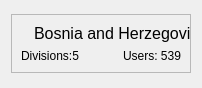
<?xml version="1.0" encoding="UTF-8"?>
<ui version="4.0">
 <class>CountryWidget</class>
 <widget class="QWidget" name="CountryWidget">
  <property name="geometry">
   <rect>
    <x>0</x>
    <y>0</y>
    <width>198</width>
    <height>88</height>
   </rect>
  </property>
  <property name="sizePolicy">
   <sizepolicy hsizetype="Fixed" vsizetype="Fixed">
    <horstretch>0</horstretch>
    <verstretch>0</verstretch>
   </sizepolicy>
  </property>
  <property name="windowTitle">
   <string>Form</string>
  </property>
  <layout class="QVBoxLayout" name="verticalLayout">
   <item>
    <widget class="QFrame" name="frame">
     <property name="sizePolicy">
      <sizepolicy hsizetype="Fixed" vsizetype="Fixed">
       <horstretch>0</horstretch>
       <verstretch>0</verstretch>
      </sizepolicy>
     </property>
     <property name="minimumSize">
      <size>
       <width>180</width>
       <height>0</height>
      </size>
     </property>
     <property name="maximumSize">
      <size>
       <width>180</width>
       <height>16777215</height>
      </size>
     </property>
     <property name="frameShape">
      <enum>QFrame::StyledPanel</enum>
     </property>
     <property name="frameShadow">
      <enum>QFrame::Raised</enum>
     </property>
     <layout class="QVBoxLayout" name="verticalLayout_2">
      <item>
       <layout class="QHBoxLayout" name="horizontalLayout">
        <item>
         <widget class="QLabel" name="flagLabel">
          <property name="sizePolicy">
           <sizepolicy hsizetype="Fixed" vsizetype="Fixed">
            <horstretch>0</horstretch>
            <verstretch>0</verstretch>
           </sizepolicy>
          </property>
          <property name="text">
           <string/>
          </property>
          <property name="pixmap">
           <pixmap>flags/flag_2.gif</pixmap>
          </property>
         </widget>
        </item>
        <item>
         <widget class="QLabel" name="nameLabel">
          <property name="sizePolicy">
           <sizepolicy hsizetype="Expanding" vsizetype="Fixed">
            <horstretch>0</horstretch>
            <verstretch>0</verstretch>
           </sizepolicy>
          </property>
          <property name="minimumSize">
           <size>
            <width>200</width>
            <height>0</height>
           </size>
          </property>
          <property name="maximumSize">
           <size>
            <width>200</width>
            <height>25</height>
           </size>
          </property>
          <property name="font">
           <font>
            <pointsize>12</pointsize>
           </font>
          </property>
          <property name="text">
           <string>Bosnia and Herzegovina</string>
          </property>
          <property name="textFormat">
           <enum>Qt::PlainText</enum>
          </property>
          <property name="scaledContents">
           <bool>false</bool>
          </property>
          <property name="alignment">
           <set>Qt::AlignLeading|Qt::AlignLeft|Qt::AlignVCenter</set>
          </property>
          <property name="wordWrap">
           <bool>false</bool>
          </property>
          <property name="margin">
           <number>0</number>
          </property>
         </widget>
        </item>
       </layout>
      </item>
      <item>
       <layout class="QHBoxLayout" name="horizontalLayout_2">
        <item>
         <widget class="QLabel" name="divisionsLabel">
          <property name="text">
           <string>Divisions:5</string>
          </property>
          <property name="alignment">
           <set>Qt::AlignLeading|Qt::AlignLeft|Qt::AlignVCenter</set>
          </property>
         </widget>
        </item>
        <item>
         <widget class="QLabel" name="usersLabel">
          <property name="text">
           <string>Users: 539</string>
          </property>
          <property name="alignment">
           <set>Qt::AlignRight|Qt::AlignTrailing|Qt::AlignVCenter</set>
          </property>
         </widget>
        </item>
       </layout>
      </item>
     </layout>
    </widget>
   </item>
  </layout>
 </widget>
 <resources/>
 <connections/>
</ui>
